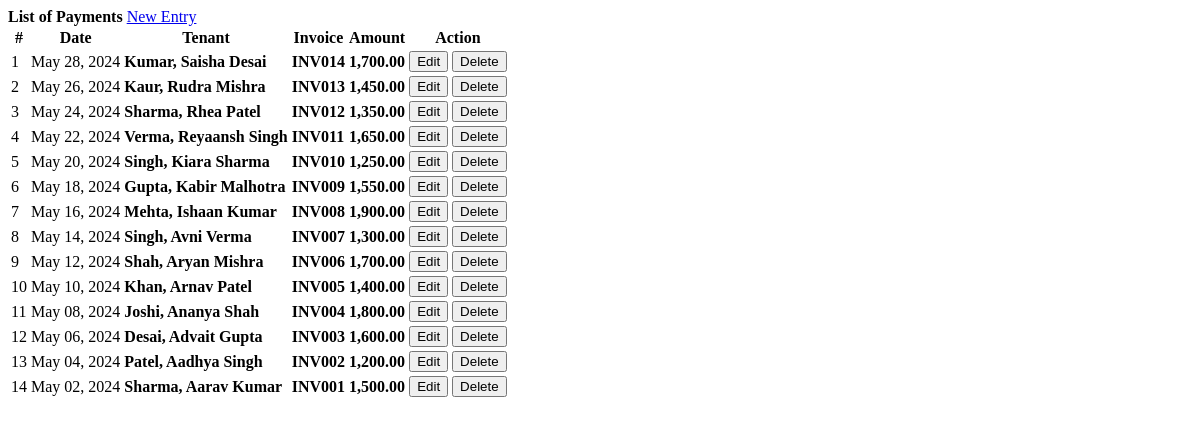
The app's page /invoices.php, older data.
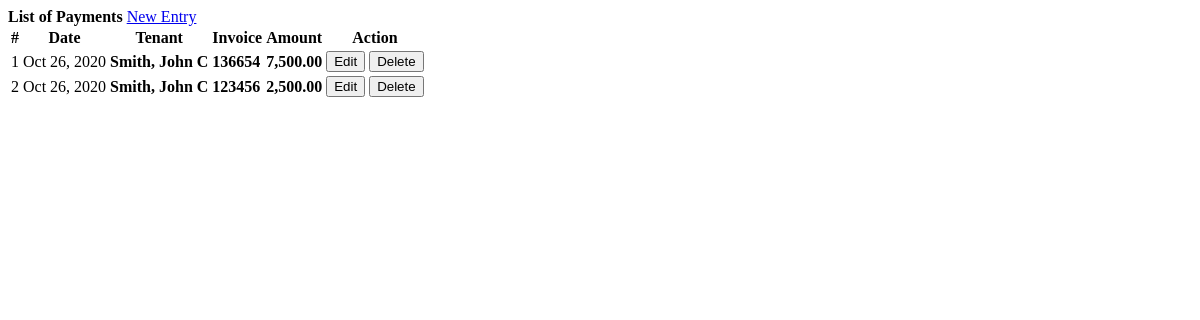
The same page, newer data.
### tables this page shows
CREATE TABLE `payments` (
  `id` int(30) NOT NULL,
  `tenant_id` int(30) NOT NULL,
  `amount` float NOT NULL,
  `invoice` varchar(50) NOT NULL,
  `date_created` datetime NOT NULL DEFAULT current_timestamp()
);

### invoices.php (the view, shortened to what this page needs)
<?php include('db_connect.php');?>
<div class="container-fluid">
	<div class="col-lg-12">
		<div class="row">
			<div class="col-md-12">
				<div class="card">
					<div class="card-header">
						<b>List of Payments</b>
						<span class="float:right"><a class="btn btn-primary btn-block btn-sm col-sm-2 float-right" href="javascript:void(0)" id="new_invoice">
					<i class="fa fa-plus"></i> New Entry
				</a></span>
					</div>
					<div class="card-body">
						<table class="table table-condensed table-bordered table-hover">
							<thead>
								<tr>
									<th class="text-center">#</th>
									<th class="">Date</th>
									<th class="">Tenant</th>
									<th class="">Invoice</th>
									<th class="">Amount</th>
									<th class="text-center">Action</th>
								</tr>
							</thead>
							<tbody>
								<?php
								$i = 1;
								$invoices = $conn->query("SELECT p.*,concat(t.lastname,', ',t.firstname,' ',t.middlename) as name FROM payments p inner join tenants t on t.id = p.tenant_id where t.status = 1 order by date(p.date_created) desc ");
								while($row=$invoices->fetch_assoc()):
								?>
								<tr>
									<td class="text-center"><?php echo $i++ ?></td>
									<td>
										<?php echo date('M d, Y',strtotime($row['date_created'])) ?>
									</td>
									<td class="">
										 <p> <b><?php echo ucwords($row['name']) ?></b></p>
									</td>
									<td class="">
										 <p> <b><?php echo ucwords($row['invoice']) ?></b></p>
									</td>
									<td class="text-right">
										 <p> <b><?php echo number_format($row['amount'],2) ?></b></p>
									</td>
									<td class="text-center">
										<button class="btn btn-sm btn-outline-primary edit_invoice" type="button" data-id="<?php echo $row['id'] ?>" >Edit</button>
										<button class="btn btn-sm btn-outline-danger delete_invoice" type="button" data-id="<?php echo $row['id'] ?>">Delete</button>
									</td>
								</tr>
								<?php endwhile; ?>
							</tbody>
						</table>
					</div>
				</div>
			</div>
		</div>
	</div>
</div>

### invoices.php (style rules this page uses)
td { vertical-align: middle !important; }
td p { margin: unset }

Row changes from the older to the newer data that the page shows:
removed payments: date_created "May 28, 2024", name "Kumar, Saisha Desai", invoice "INV014", amount "1,700.00"
removed payments: date_created "May 26, 2024", name "Kaur, Rudra Mishra", invoice "INV013", amount "1,450.00"
removed payments: date_created "May 24, 2024", name "Sharma, Rhea Patel", invoice "INV012", amount "1,350.00"
removed payments: date_created "May 22, 2024", name "Verma, Reyaansh Singh", invoice "INV011", amount "1,650.00"
removed payments: date_created "May 20, 2024", name "Singh, Kiara Sharma", invoice "INV010", amount "1,250.00"
removed payments: date_created "May 18, 2024", name "Gupta, Kabir Malhotra", invoice "INV009", amount "1,550.00"
removed payments: date_created "May 16, 2024", name "Mehta, Ishaan Kumar", invoice "INV008", amount "1,900.00"
removed payments: date_created "May 14, 2024", name "Singh, Avni Verma", invoice "INV007", amount "1,300.00"
removed payments: date_created "May 12, 2024", name "Shah, Aryan Mishra", invoice "INV006", amount "1,700.00"
removed payments: date_created "May 10, 2024", name "Khan, Arnav Patel", invoice "INV005", amount "1,400.00"
removed payments: date_created "May 08, 2024", name "Joshi, Ananya Shah", invoice "INV004", amount "1,800.00"
removed payments: date_created "May 06, 2024", name "Desai, Advait Gupta", invoice "INV003", amount "1,600.00"
removed payments: date_created "May 04, 2024", name "Patel, Aadhya Singh", invoice "INV002", amount "1,200.00"
removed payments: date_created "May 02, 2024", name "Sharma, Aarav Kumar", invoice "INV001", amount "1,500.00"
added payments: date_created "Oct 26, 2020", name "Smith, John C", invoice "136654", amount "7,500.00"
added payments: date_created "Oct 26, 2020", name "Smith, John C", invoice "123456", amount "2,500.00"
